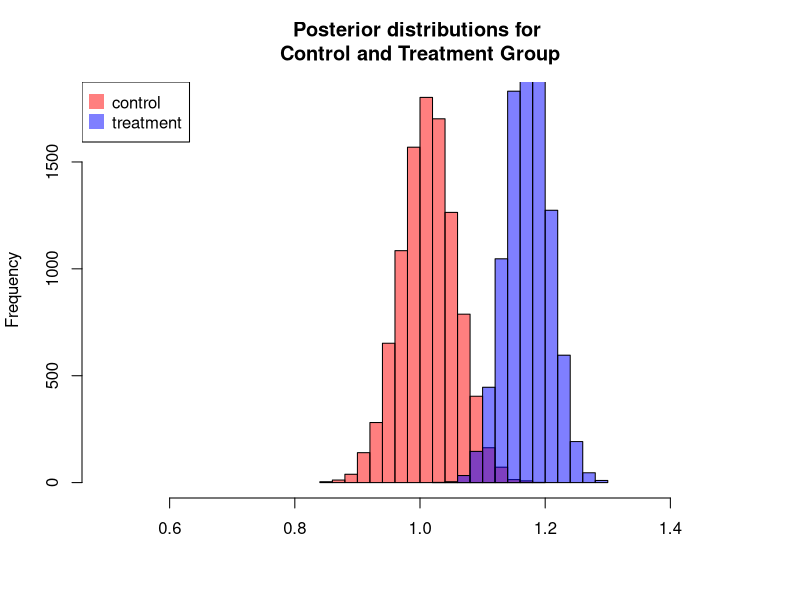
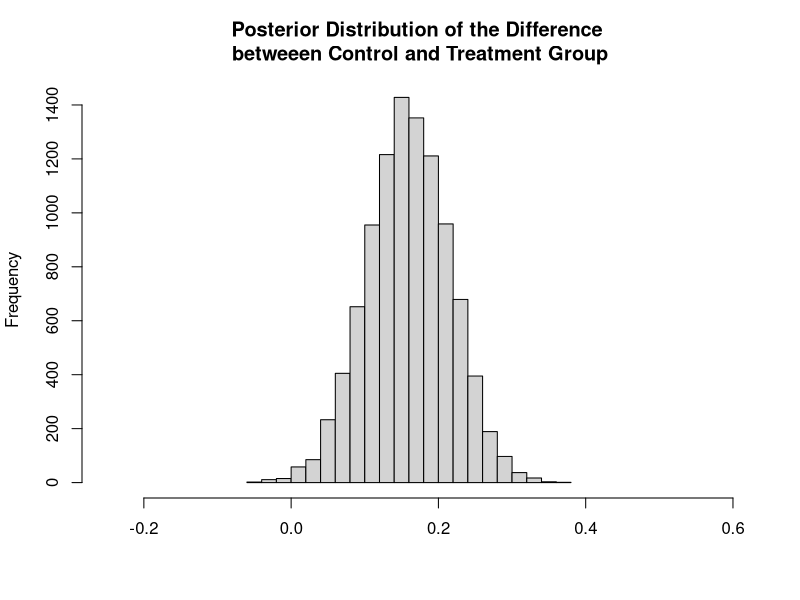
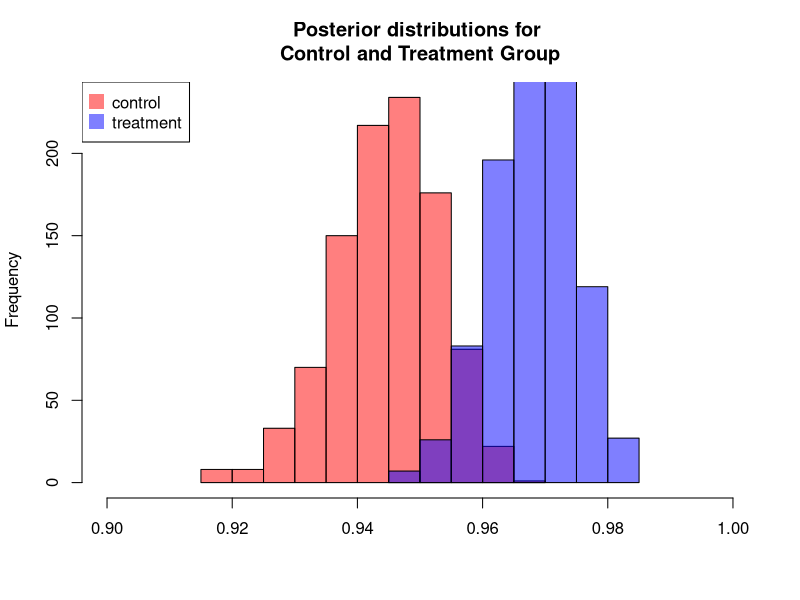
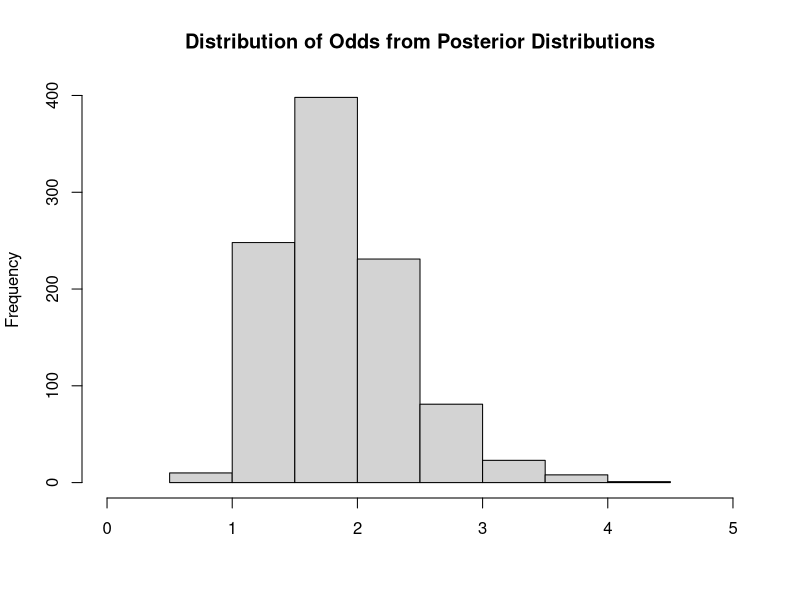

Write R code to recreate these figures, in order.
# Problem 4
control = rt(10000,df=31)
control = (control)*(0.24/sqrt(32)) + 1.013
hist(control,xlim=c(0.5,1.5),col=rgb(1,0,0,0.5),xlab="",
     main = "Posterior distributions for \nControl and Treatment Group")

treatment = rt(10000,df=35)
treatment = treatment*(0.20/sqrt(36)) + 1.173 
hist(treatment,xlim=c(0.5,1.5),col=rgb(0,0,1,0.5),add=T)

legend("topleft",legend=c("control","treatment"),col=c(rgb(1,0,0,0.5),col=rgb(0,0,1,0.5)),
       pt.cex=2, pch=15)

difference = treatment - control
hist(difference,xlim=c(-0.25,0.6),xlab="",
     main = "Posterior Distribution of the Difference \nbetweeen Control and Treatment Group")
print(quantile(difference,probs=c(0.025,0.975)))

# Problem 5
control = rbeta(1000,674.5,39.5)
hist(control,xlim=c(0.9,1),col=rgb(1,0,0,0.5),xlab="",
     main = "Posterior distributions for \nControl and Treatment Group")

treatment = rbeta(1000,680.5,22.5)
hist(treatment,xlim=c(0.9,1),col=rgb(0,0,1,0.5),add=T)

legend("topleft",legend=c("control","treatment"),col=c(rgb(1,0,0,0.5),col=rgb(0,0,1,0.5)),
       pt.cex=2, pch=15)

odds = (treatment/(1-treatment))/(control/(1-control))
hist(odds,xlim=c(0,5),xlab="",main="Distribution of Odds from Posterior Distributions")
print(mean(odds))
print(quantile(odds,probs=c(0.025,0.975)))

